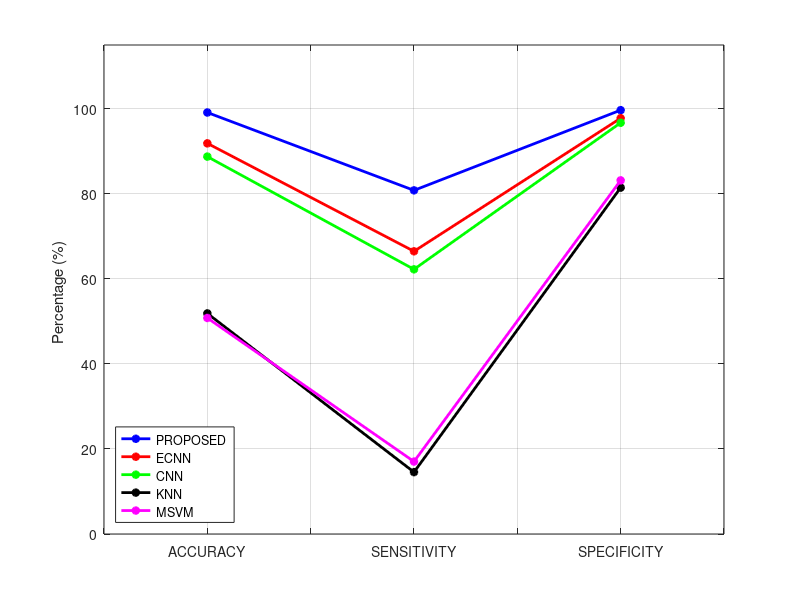
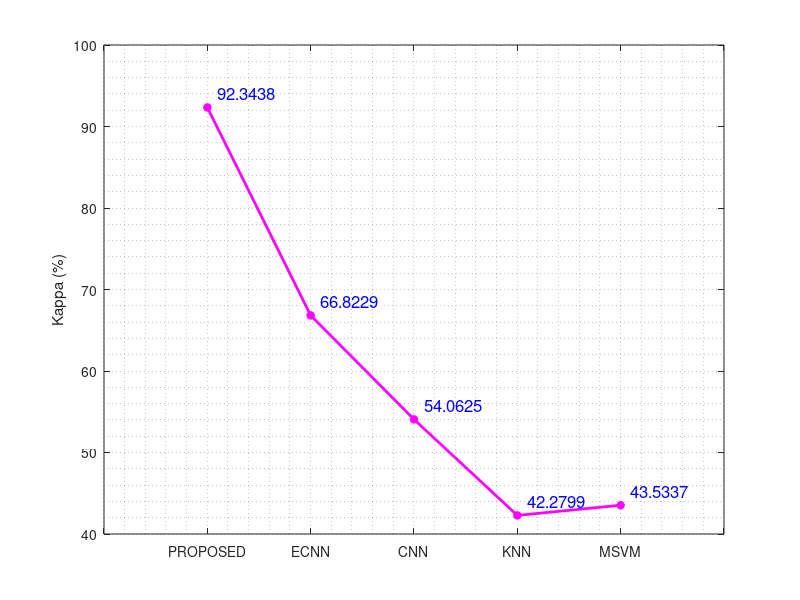
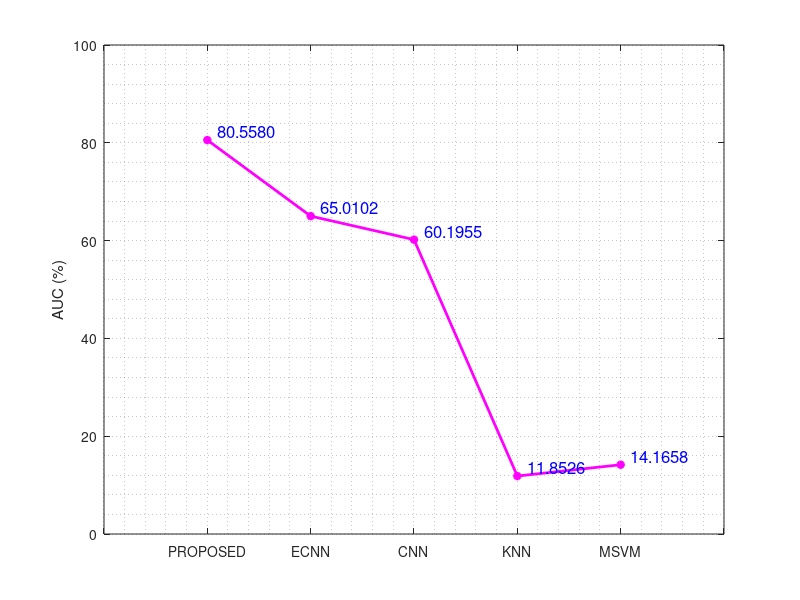
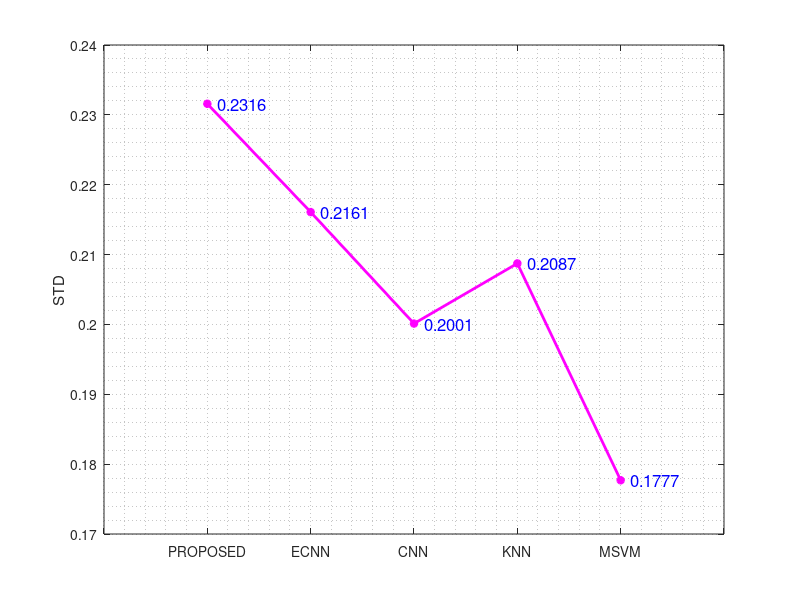

The MATLAB script that drew these images, in order:
val1 = [0.99125	0.808150183	0.99681991	0.9234375	0.805580193
0.91875	0.66482086	0.977859743	0.668229167	0.650101556
0.8875	0.622422302	0.967117293	0.540625	0.601955372
0.51875	0.145506597	0.814576096	0.422799423	0.118526196
0.508064516	0.17032967	0.831668838	0.435336976	0.141657879];

val1 = val1*100;
figure;
plot(val1(1,1:3) , '-b*' , 'LineWidth',2);hold on
plot(val1(2,1:3) , '-r*' , 'LineWidth',2);hold on
plot(val1(3,1:3) , '-g*' , 'LineWidth',2);hold on
plot(val1(4,1:3) , '-k*' , 'LineWidth',2);hold on
plot(val1(5,1:3) , '-m*' , 'LineWidth',2);hold on
xlim([0.5 3.5])
set(gca,'XTickLabel', {' ' , 'ACCURACY' , ' ' , 'SENSITIVITY' , ' ' , 'SPECIFICITY' , ' '})
legend('PROPOSED ','ECNN' , 'CNN', 'KNN','MSVM','Location','southwest')
ylabel('Percentage (%) ')
ylim([0 115])
grid on


v4 = val1(:,4);
x = 1:5;
figure;plot(v4,'-m*','LineWidth',2)
str = {'92.3438','66.8229','54.0625','42.2799','43.5337'};
t = text(x+.1,v4+1.8,str,'Color','blue','FontSize',12);
xlim ([0 6]);
set(gca,'XTickLabel', {' ' ,'PROPOSED ','ECNN' , 'CNN', 'KNN','MSVM',' '})
grid minor
ylabel('Kappa (%)')


v5 = val1(:,5);
x = 1:5;
figure;plot(v5,'-m*','LineWidth',2)
str = {'80.5580','65.0102','60.1955','11.8526','14.1658'};
t = text(x+.1,v5+1.8,str,'Color','blue','FontSize',12);
xlim ([0 6]);
set(gca,'XTickLabel', {' ' ,'PROPOSED ','ECNN' , 'CNN', 'KNN','MSVM',' '})
grid minor
ylabel('AUC (%)')

val2 = [0.231583575	0.03125	0.237170825
0.216084956	0.6	3.310966626
0.200120871	1.14375	4.725595201
0.20873191	5.29375	10.26614582
0.177694069	4.20625	8.452440476];
v1 = val2(:,1);
x = 1:5;
figure;plot(v1,'-m*','LineWidth',2)
str = {'0.2316','0.2161','0.2001','0.2087','0.1777'};
t = text(x+.1,v1+0.0,str,'Color','blue','FontSize',12);
xlim ([0 6]);
set(gca,'XTickLabel', {' ' ,'PROPOSED ','ECNN' , 'CNN', 'KNN','MSVM',' '})
grid minor
ylabel('STD')


v2 = val2(:,2);
x = 1:5;
figure;plot(v2,'-m*','LineWidth',2)
str = {'0.0313','0.6000','1.1438','5.2938','4.2062'};
t = text(x+.1,v2+0.018,str,'Color','blue','FontSize',12);
xlim ([0 6]);
set(gca,'XTickLabel', {' ' ,'PROPOSED ','ECNN' , 'CNN', 'KNN','MSVM',' '})
grid minor
ylabel('MAE')


v3 = val2(:,3);
x = 1:5;
figure;plot(v3,'-m*','LineWidth',2)
str = {'0.2372','3.3110','4.7256','10.2661','8.4524'};
t = text(x+.1,v3+0.09,str,'Color','blue','FontSize',12);
xlim ([0 6]);
set(gca,'XTickLabel', {' ' ,'PROPOSED ','ECNN' , 'CNN', 'KNN','MSVM',' '})
grid minor
ylabel('RMSE')


val3 = [0.00290058	0.009021049
0.009145198	0.019902366
0.011009854	0.032590587
0.055199804	0.289875756
0.061383733	0.347001764];
val3 = val3*100;

v6 = val3(:,1);
x = 1:5;
figure;plot(v6,'-m*','LineWidth',2)
str = {'0.2901','0.9145','1.1010','5.5200','6.1384'};
t = text(x+.1,v6+0.018,str,'Color','blue','FontSize',12);
xlim ([0 6]);
set(gca,'XTickLabel', {' ' ,'PROPOSED ','ECNN' , 'CNN', 'KNN','MSVM',' '})
grid minor
ylabel('FAR (%)')


v7 = val3(:,2);
x = 1:5;
figure;plot(v7,'-m*','LineWidth',2)
str = {'0.9021','1.9902','3.2591','28.9876','34.7002'};
t = text(x+.1,v7+0.09,str,'Color','blue','FontSize',12);
xlim ([0 6]);
set(gca,'XTickLabel', {' ' ,'PROPOSED ','ECNN' , 'CNN', 'KNN','MSVM',' '})
grid minor
ylabel('FRR (%)')
ylim([-1 36])